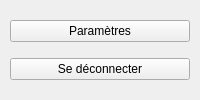
<?xml version="1.0" encoding="UTF-8"?>
<ui version="4.0">
 <class>UserMenuWidget</class>
 <widget class="QWidget" name="UserMenuWidget">
  <property name="windowTitle">
   <string>Form</string>
  </property>
  <layout class="QVBoxLayout" name="verticalLayout">
   <property name="leftMargin">
    <number>10</number>
   </property>
   <property name="topMargin">
    <number>10</number>
   </property>
   <property name="rightMargin">
    <number>10</number>
   </property>
   <property name="bottomMargin">
    <number>10</number>
   </property>
   <item>
    <widget class="QPushButton" name="settingsButton">
     <property name="text">
      <string>Paramètres</string>
     </property>
    </widget>
   </item>
   <item>
    <widget class="QPushButton" name="disconnectButton">
     <property name="text">
      <string>Se déconnecter</string>
     </property>
    </widget>
   </item>
  </layout>
 </widget>
 <resources/>
 <connections/>
</ui>
